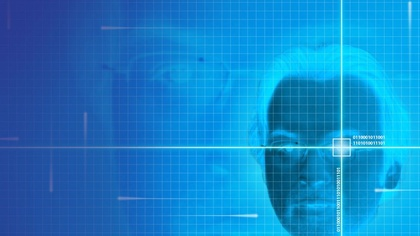
%> input picture example1.jpg, 420 x 236 px, shrunk from 970 x 545 before the run
$ octave --eval "result = Glet(imread('example1.jpg'));"   (GNU Octave 9; MATLAB toolbox functions it lacks are replaced by stand-ins)
%> lines starting %> are read from the running program, lines starting %| are printed output that depends on the picture
function [k1]=Glet(A)
%# Convert image to grey scale
img = rgb2gray(A);
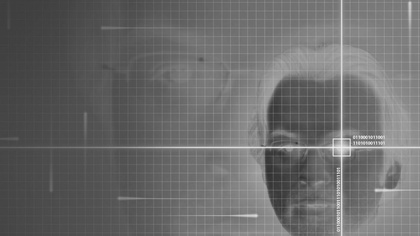
%> img: size 236x420 uint8; min 48, max 245, mean 106.4
%# Convert to double precision
img = im2double(img); %#
%> img: size 236x420 double
[m,n] = size(img);  %# Store the original size.
%> m = 236; n = 420
%R Height
%C Width
%u No of scales
%V No of orientation
%# It is best if the filter size is odd, so it has a discrete center.
R = 127;
C = 127;
Kmax = pi/2;
frequency = sqrt( 2 );
Delta = 2 * pi;
DeltaSquare = Delta * Delta;

%# The minimum amount of padding is just "one side" of the filter.
%# Add 1 if the image size is odd.
%# This assumes the filter size is odd.

pR = (R-1)/2;
pC = (C-1)/2;
if rem(m,2) ~= 0; pR = pR + 1; end;
if rem(n,2) ~= 0; pC = pC + 1; end;
img = padarray(img,[pR pC],'pre'); %# Pad image to handle circular convolution.
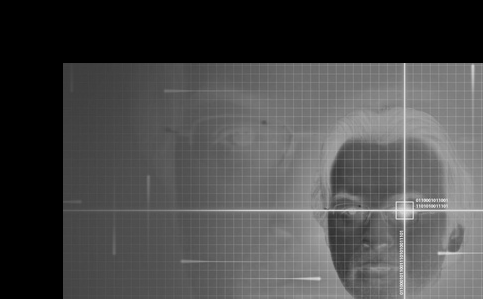
%> img: size 299x483 double; min 0, max 0.961, mean 0.286

GW = {};
%# First, construct the filter bank.
for v = 0 : 4
    for u = 1 : 8
        %# create a gabor wavelet
        GW =  [GW {GaborWavelet(R, C, Kmax, frequency, u, v, DeltaSquare)}];
    end
end

%# Pad all the filters to size of padded image.
%# We made sure padsize will only be even, so we can divide by 2.
padsize = size(img) - [R C];
%> padsize = [172 356]
GW = cellfun( ...
        @(x) padarray(x,padsize/2), ...
        GW, ...
        'UniformOutput',false);

imgFFT = fft2(img);                         %# Pre-calculate image FFT.

for i=1:length(GW)
    filter = fft2( ifftshift( GW{i} ) );    %# See Numerical Recipes.
    imgfilt{i} = ifft2( imgFFT .* filter ); %# Apply Convolution Theorem.
end
%> after the loop, imgfilt = 40 items

%# Sum the responses to each filter. Do it in the above loop to save some space.
imgS = zeros(m,n);
for i=1:length(imgfilt)
    imgS = imgS + imgfilt{i}(pR+1:end,pC+1:end); %# Just use the valid part.
end
%> this loop made 40 passes

C2=max(max(imgS));
k1=imgS./C2;

%figure,colormap(gray);imagesc(abs(gw1));
%end
%figure,colormap(gray);imagesc(abs(k1));
